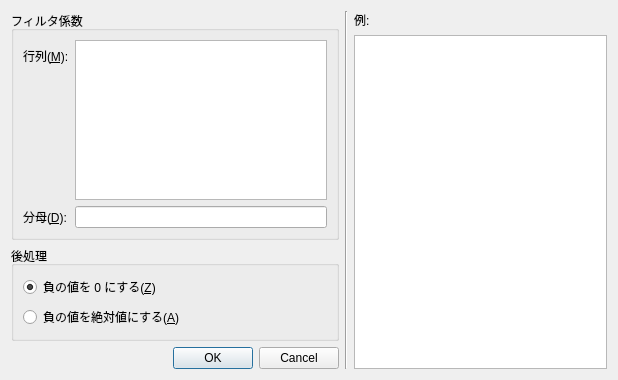
<?xml version="1.0" encoding="UTF-8"?>
<ui version="4.0">
 <class>LinearFilterDialog</class>
 <widget class="QDialog" name="LinearFilterDialog">
  <property name="geometry">
   <rect>
    <x>0</x>
    <y>0</y>
    <width>618</width>
    <height>380</height>
   </rect>
  </property>
  <property name="windowTitle">
   <string>線形フィルタ</string>
  </property>
  <property name="windowIcon">
   <iconset resource="resource.qrc">
    <normaloff>:/icon/icon/filter.png</normaloff>:/icon/icon/filter.png</iconset>
  </property>
  <layout class="QHBoxLayout" name="horizontalLayout_2">
   <item>
    <layout class="QVBoxLayout" name="verticalLayout_3">
     <item>
      <widget class="QGroupBox" name="groupBox">
       <property name="title">
        <string>フィルタ係数</string>
       </property>
       <layout class="QFormLayout" name="formLayout">
        <item row="0" column="0">
         <widget class="QLabel" name="label">
          <property name="text">
           <string>行列(&amp;M):</string>
          </property>
          <property name="buddy">
           <cstring>textEditM</cstring>
          </property>
         </widget>
        </item>
        <item row="0" column="1">
         <widget class="QPlainTextEdit" name="textEditM">
          <property name="whatsThis">
           <string>フィルタの係数行列を指定します。
行列は 奇数行 × 奇数列の整数の行列です。
スペースで列を、改行で行を表してください。</string>
          </property>
          <property name="plainText">
           <string/>
          </property>
         </widget>
        </item>
        <item row="1" column="0">
         <widget class="QLabel" name="label_2">
          <property name="text">
           <string>分母(&amp;D):</string>
          </property>
          <property name="buddy">
           <cstring>lineEditD</cstring>
          </property>
         </widget>
        </item>
        <item row="1" column="1">
         <widget class="QLineEdit" name="lineEditD">
          <property name="whatsThis">
           <string>行列の各々の要素を分母で割ります。分母を整数で指定してください。</string>
          </property>
          <property name="text">
           <string/>
          </property>
         </widget>
        </item>
       </layout>
      </widget>
     </item>
     <item>
      <widget class="QGroupBox" name="groupBox_2">
       <property name="title">
        <string>後処理</string>
       </property>
       <layout class="QVBoxLayout" name="verticalLayout">
        <item>
         <widget class="QRadioButton" name="radioButtonZ">
          <property name="text">
           <string>負の値を 0 にする(&amp;Z)</string>
          </property>
          <property name="checked">
           <bool>true</bool>
          </property>
         </widget>
        </item>
        <item>
         <widget class="QRadioButton" name="radioButtonA">
          <property name="text">
           <string>負の値を絶対値にする(&amp;A)</string>
          </property>
         </widget>
        </item>
       </layout>
      </widget>
     </item>
     <item>
      <widget class="QDialogButtonBox" name="buttonBox">
       <property name="orientation">
        <enum>Qt::Horizontal</enum>
       </property>
       <property name="standardButtons">
        <set>QDialogButtonBox::Cancel|QDialogButtonBox::Ok</set>
       </property>
      </widget>
     </item>
    </layout>
   </item>
   <item>
    <widget class="Line" name="line">
     <property name="orientation">
      <enum>Qt::Vertical</enum>
     </property>
    </widget>
   </item>
   <item>
    <layout class="QVBoxLayout" name="verticalLayout_2">
     <item>
      <widget class="QLabel" name="label_3">
       <property name="text">
        <string>例:</string>
       </property>
       <property name="buddy">
        <cstring>listWidgetFilter</cstring>
       </property>
      </widget>
     </item>
     <item>
      <widget class="QListWidget" name="listWidgetFilter">
       <property name="editTriggers">
        <set>QAbstractItemView::NoEditTriggers</set>
       </property>
      </widget>
     </item>
    </layout>
   </item>
  </layout>
 </widget>
 <resources>
  <include location="resource.qrc"/>
 </resources>
 <connections>
  <connection>
   <sender>buttonBox</sender>
   <signal>accepted()</signal>
   <receiver>LinearFilterDialog</receiver>
   <slot>accept()</slot>
   <hints>
    <hint type="sourcelabel">
     <x>164</x>
     <y>363</y>
    </hint>
    <hint type="destinationlabel">
     <x>157</x>
     <y>274</y>
    </hint>
   </hints>
  </connection>
  <connection>
   <sender>buttonBox</sender>
   <signal>rejected()</signal>
   <receiver>LinearFilterDialog</receiver>
   <slot>reject()</slot>
   <hints>
    <hint type="sourcelabel">
     <x>164</x>
     <y>363</y>
    </hint>
    <hint type="destinationlabel">
     <x>286</x>
     <y>274</y>
    </hint>
   </hints>
  </connection>
  <connection>
   <sender>textEditM</sender>
   <signal>textChanged()</signal>
   <receiver>LinearFilterDialog</receiver>
   <slot>setAutoByMatrix()</slot>
   <hints>
    <hint type="sourcelabel">
     <x>189</x>
     <y>132</y>
    </hint>
    <hint type="destinationlabel">
     <x>1</x>
     <y>115</y>
    </hint>
   </hints>
  </connection>
  <connection>
   <sender>listWidgetFilter</sender>
   <signal>itemClicked(QListWidgetItem*)</signal>
   <receiver>LinearFilterDialog</receiver>
   <slot>setExampleFilter(QListWidgetItem*)</slot>
   <hints>
    <hint type="sourcelabel">
     <x>506</x>
     <y>118</y>
    </hint>
    <hint type="destinationlabel">
     <x>618</x>
     <y>135</y>
    </hint>
   </hints>
  </connection>
  <connection>
   <sender>listWidgetFilter</sender>
   <signal>itemDoubleClicked(QListWidgetItem*)</signal>
   <receiver>LinearFilterDialog</receiver>
   <slot>accept()</slot>
   <hints>
    <hint type="sourcelabel">
     <x>516</x>
     <y>69</y>
    </hint>
    <hint type="destinationlabel">
     <x>619</x>
     <y>89</y>
    </hint>
   </hints>
  </connection>
 </connections>
 <slots>
  <slot>setAutoByMatrix()</slot>
  <slot>setExampleFilter(QListWidgetItem*)</slot>
 </slots>
</ui>
